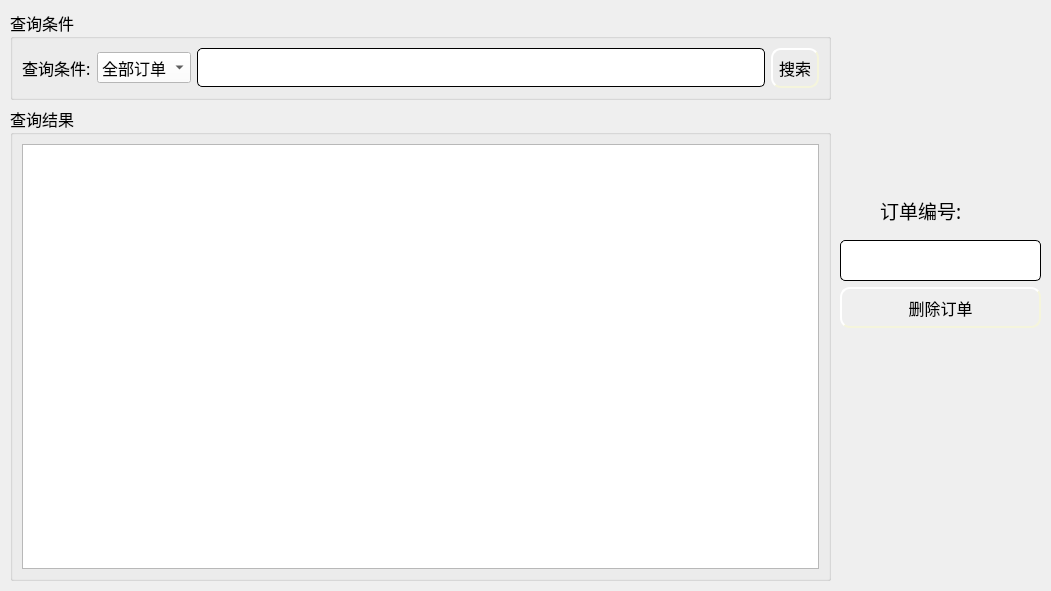
<?xml version="1.0" encoding="UTF-8"?>
<ui version="4.0">
 <class>CliFormData</class>
 <widget class="QWidget" name="CliFormData">
  <property name="geometry">
   <rect>
    <x>0</x>
    <y>0</y>
    <width>1051</width>
    <height>591</height>
   </rect>
  </property>
  <property name="windowTitle">
   <string>Form</string>
  </property>
  <widget class="QWidget" name="layoutWidget">
   <property name="geometry">
    <rect>
     <x>10</x>
     <y>10</y>
     <width>821</width>
     <height>571</height>
    </rect>
   </property>
   <layout class="QGridLayout" name="gridLayout_4">
    <item row="0" column="0">
     <widget class="QGroupBox" name="groupBox">
      <property name="sizePolicy">
       <sizepolicy hsizetype="Preferred" vsizetype="Preferred">
        <horstretch>0</horstretch>
        <verstretch>0</verstretch>
       </sizepolicy>
      </property>
      <property name="font">
       <font>
        <family>微软雅黑</family>
        <pointsize>12</pointsize>
       </font>
      </property>
      <property name="title">
       <string>查询条件</string>
      </property>
      <layout class="QGridLayout" name="gridLayout_2">
       <item row="0" column="0">
        <layout class="QGridLayout" name="gridLayout">
         <item row="0" column="0">
          <widget class="QLabel" name="label">
           <property name="text">
            <string>查询条件:</string>
           </property>
          </widget>
         </item>
         <item row="0" column="1">
          <widget class="QComboBox" name="comboBox">
           <property name="sizePolicy">
            <sizepolicy hsizetype="Preferred" vsizetype="Fixed">
             <horstretch>0</horstretch>
             <verstretch>0</verstretch>
            </sizepolicy>
           </property>
           <property name="font">
            <font>
             <family>微软雅黑</family>
             <pointsize>12</pointsize>
            </font>
           </property>
           <property name="styleSheet">
            <string notr="true">background-color: rgb(255, 255, 255);</string>
           </property>
           <item>
            <property name="text">
             <string>全部订单</string>
            </property>
           </item>
           <item>
            <property name="text">
             <string>订单编号</string>
            </property>
           </item>
          </widget>
         </item>
         <item row="0" column="2">
          <widget class="QLineEdit" name="le_select">
           <property name="enabled">
            <bool>false</bool>
           </property>
           <property name="sizePolicy">
            <sizepolicy hsizetype="Expanding" vsizetype="Fixed">
             <horstretch>0</horstretch>
             <verstretch>0</verstretch>
            </sizepolicy>
           </property>
           <property name="styleSheet">
            <string notr="true">QLineEdit{
    border-style: outset;
    border-width: 1px;
    border-radius: 5px;

    min-width: 5em;
    padding: 6px;
}</string>
           </property>
          </widget>
         </item>
         <item row="0" column="3">
          <widget class="QPushButton" name="pb_select">
           <property name="sizePolicy">
            <sizepolicy hsizetype="Minimum" vsizetype="Fixed">
             <horstretch>0</horstretch>
             <verstretch>0</verstretch>
            </sizepolicy>
           </property>
           <property name="font">
            <font>
             <family>微软雅黑</family>
             <pointsize>12</pointsize>
            </font>
           </property>
           <property name="styleSheet">
            <string notr="true">QPushButton{
	background-image: url(:/ico/pb1.jpg);
    border-style: outset;
    border-width: 2px;
    border-radius: 10px;
    border-color: beige;
    min-width: 5em;
    padding: 6px;
}
QPushButton:hover
{
	
	background-image: url(:/ico/pb.jpg);
    border-style: inset;
}

QPushButton:pressed{
	
	background-image: url(:/ico/pb2.jpg);
    border-style: inset;
}


</string>
           </property>
           <property name="text">
            <string>搜索</string>
           </property>
          </widget>
         </item>
        </layout>
       </item>
      </layout>
     </widget>
    </item>
    <item row="1" column="0">
     <widget class="QGroupBox" name="groupBox_2">
      <property name="font">
       <font>
        <family>微软雅黑</family>
        <pointsize>12</pointsize>
       </font>
      </property>
      <property name="title">
       <string>查询结果</string>
      </property>
      <layout class="QGridLayout" name="gridLayout_3">
       <item row="0" column="0">
        <widget class="QTableWidget" name="tableWidget"/>
       </item>
      </layout>
     </widget>
    </item>
   </layout>
  </widget>
  <widget class="QWidget" name="layoutWidget_2">
   <property name="geometry">
    <rect>
     <x>840</x>
     <y>240</y>
     <width>201</width>
     <height>88</height>
    </rect>
   </property>
   <layout class="QGridLayout" name="gridLayout_5">
    <item row="0" column="0">
     <widget class="QLineEdit" name="le_id">
      <property name="enabled">
       <bool>true</bool>
      </property>
      <property name="sizePolicy">
       <sizepolicy hsizetype="Expanding" vsizetype="Expanding">
        <horstretch>0</horstretch>
        <verstretch>0</verstretch>
       </sizepolicy>
      </property>
      <property name="font">
       <font>
        <family>微软雅黑</family>
       </font>
      </property>
      <property name="styleSheet">
       <string notr="true">QLineEdit{
    border-style: outset;
    border-width: 1px;
    border-radius: 5px;

    min-width: 5em;
    padding: 6px;
}</string>
      </property>
     </widget>
    </item>
    <item row="1" column="0">
     <widget class="QPushButton" name="pb_delete">
      <property name="sizePolicy">
       <sizepolicy hsizetype="Minimum" vsizetype="Expanding">
        <horstretch>0</horstretch>
        <verstretch>0</verstretch>
       </sizepolicy>
      </property>
      <property name="font">
       <font>
        <family>微软雅黑</family>
        <pointsize>12</pointsize>
       </font>
      </property>
      <property name="styleSheet">
       <string notr="true">QPushButton{
	background-image: url(:/ico/pb1.jpg);
    border-style: outset;
    border-width: 2px;
    border-radius: 10px;
    border-color: beige;
    min-width: 5em;
    padding: 6px;
}
QPushButton:hover
{
	
	background-image: url(:/ico/pb.jpg);
    border-style: inset;
}

QPushButton:pressed{
	
	background-image: url(:/ico/pb2.jpg);
    border-style: inset;
}


</string>
      </property>
      <property name="text">
       <string>删除订单</string>
      </property>
     </widget>
    </item>
   </layout>
  </widget>
  <widget class="QLabel" name="lb_name_2">
   <property name="geometry">
    <rect>
     <x>1000</x>
     <y>540</y>
     <width>306</width>
     <height>108</height>
    </rect>
   </property>
   <property name="font">
    <font>
     <family>楷体</family>
     <pointsize>22</pointsize>
    </font>
   </property>
   <property name="layoutDirection">
    <enum>Qt::LeftToRight</enum>
   </property>
   <property name="styleSheet">
    <string notr="true">color: rgb(255, 0, 0);</string>
   </property>
   <property name="text">
    <string/>
   </property>
   <property name="alignment">
    <set>Qt::AlignCenter</set>
   </property>
  </widget>
  <widget class="QLabel" name="label_2">
   <property name="geometry">
    <rect>
     <x>880</x>
     <y>190</y>
     <width>111</width>
     <height>41</height>
    </rect>
   </property>
   <property name="font">
    <font>
     <family>微软雅黑</family>
     <pointsize>14</pointsize>
    </font>
   </property>
   <property name="text">
    <string>订单编号:</string>
   </property>
  </widget>
  <zorder>layoutWidget</zorder>
  <zorder>layoutWidget_2</zorder>
  <zorder>lb_name_2</zorder>
  <zorder>label_2</zorder>
  <zorder>pb_delete</zorder>
 </widget>
 <resources/>
 <connections/>
</ui>
